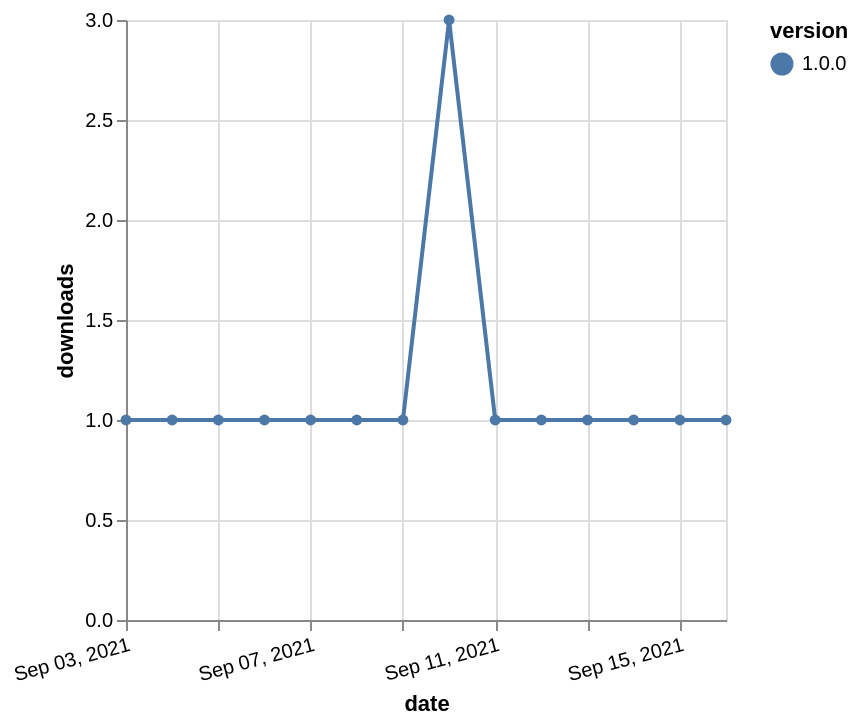

Write a Vega-Lite specification for this figure.
### Vega-Lite specification from a JSON file in a GitHub repository (floating-point values rounded to 4 significant figures)
{"$schema": "https://vega.github.io/schema/vega-lite/v5.json", "description": "A simple bar chart with embedded data.", "data": {"values": [{"date": "2021-09-03", "total": 151, "delta": 1, "version": "1.0.0"}, {"date": "2021-09-04", "total": 152, "delta": 1, "version": "1.0.0"}, {"date": "2021-09-05", "total": 153, "delta": 1, "version": "1.0.0"}, {"date": "2021-09-06", "total": 154, "delta": 1, "version": "1.0.0"}, {"date": "2021-09-07", "total": 155, "delta": 1, "version": "1.0.0"}, {"date": "2021-09-08", "total": 156, "delta": 1, "version": "1.0.0"}, {"date": "2021-09-09", "total": 157, "delta": 1, "version": "1.0.0"}, {"date": "2021-09-10", "total": 160, "delta": 3, "version": "1.0.0"}, {"date": "2021-09-11", "total": 161, "delta": 1, "version": "1.0.0"}, {"date": "2021-09-12", "total": 162, "delta": 1, "version": "1.0.0"}, {"date": "2021-09-13", "total": 163, "delta": 1, "version": "1.0.0"}, {"date": "2021-09-14", "total": 164, "delta": 1, "version": "1.0.0"}, {"date": "2021-09-15", "total": 165, "delta": 1, "version": "1.0.0"}, {"date": "2021-09-16", "total": 166, "delta": 1, "version": "1.0.0"}]}, "width": "container", "mark": {"type": "line", "point": {"filled": true}}, "encoding": {"x": {"field": "date", "type": "temporal", "timeUnit": "yearmonthdate", "title": "date", "axis": {"labelAngle": -15}}, "y": {"field": "delta", "type": "quantitative", "title": "downloads"}, "color": {"field": "version", "type": "nominal"}, "tooltip": {"field": "delta"}}}
